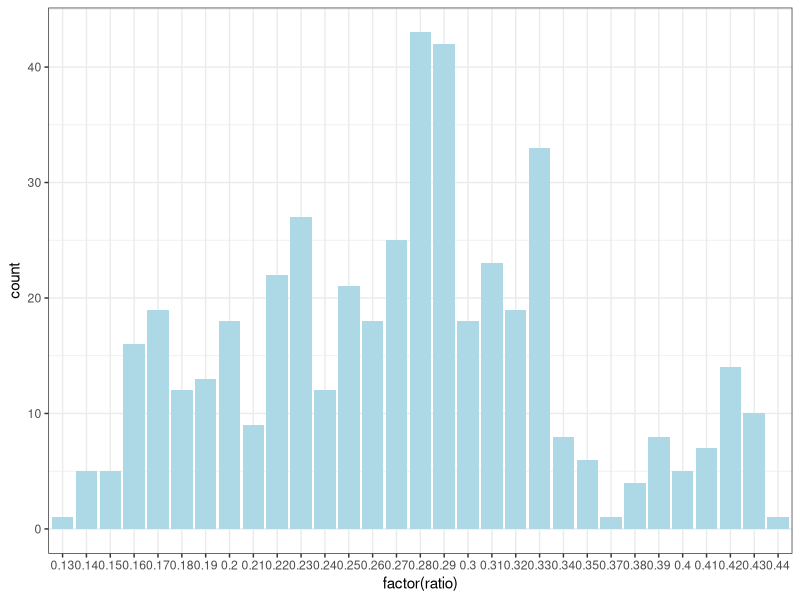
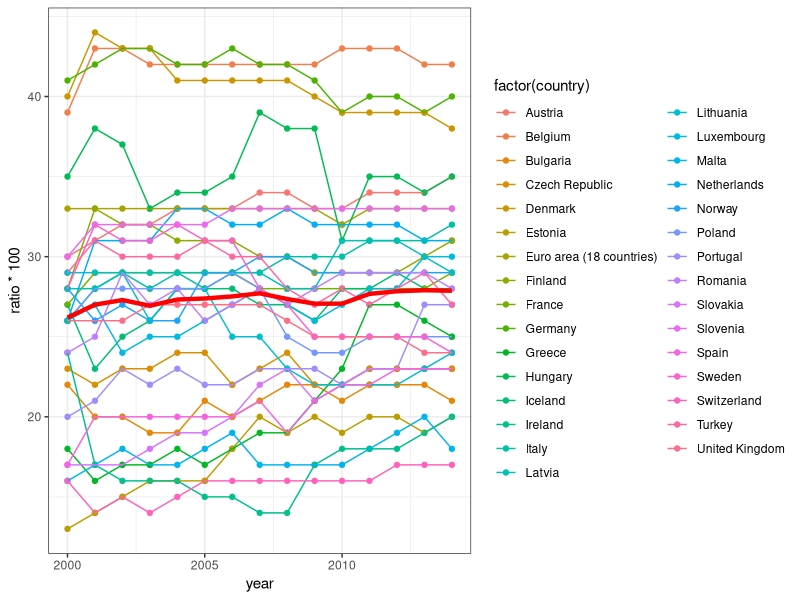
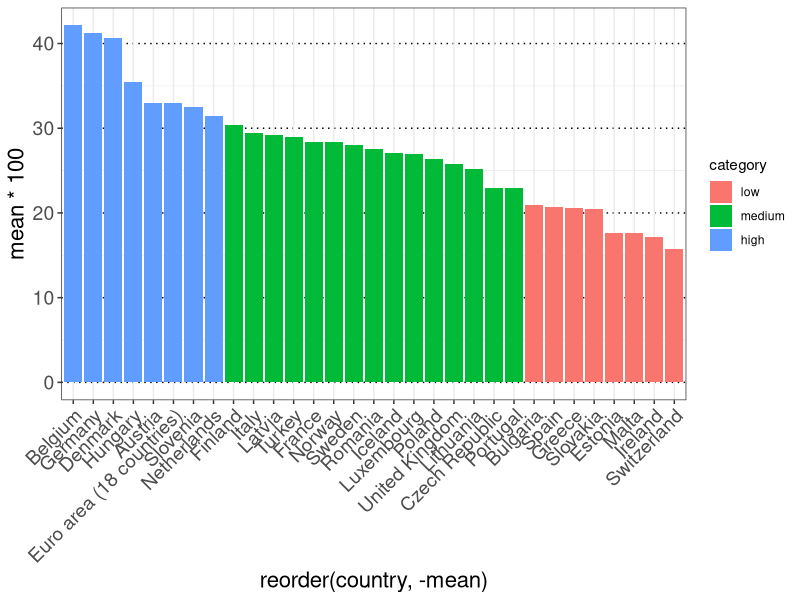
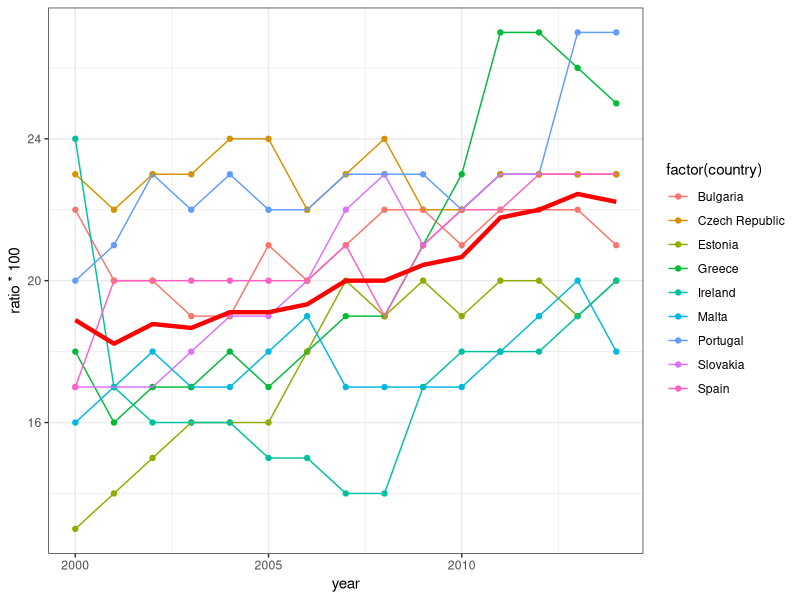
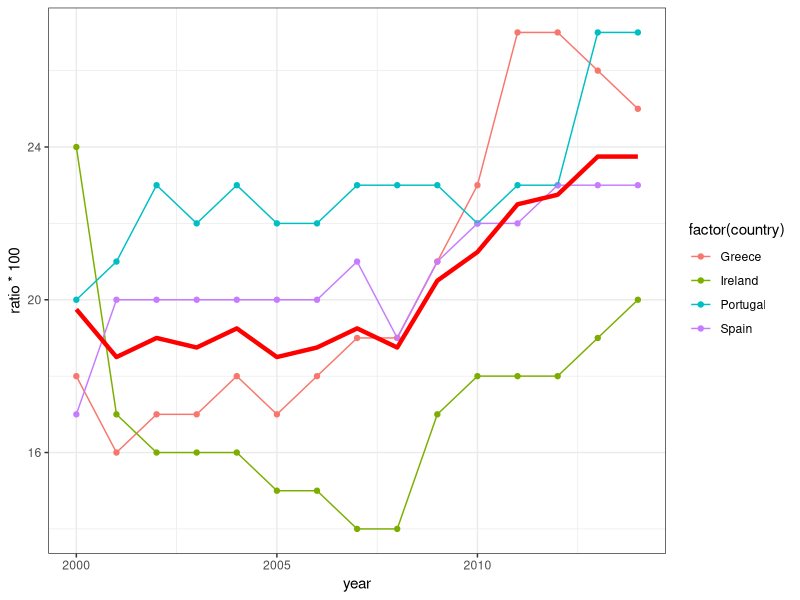
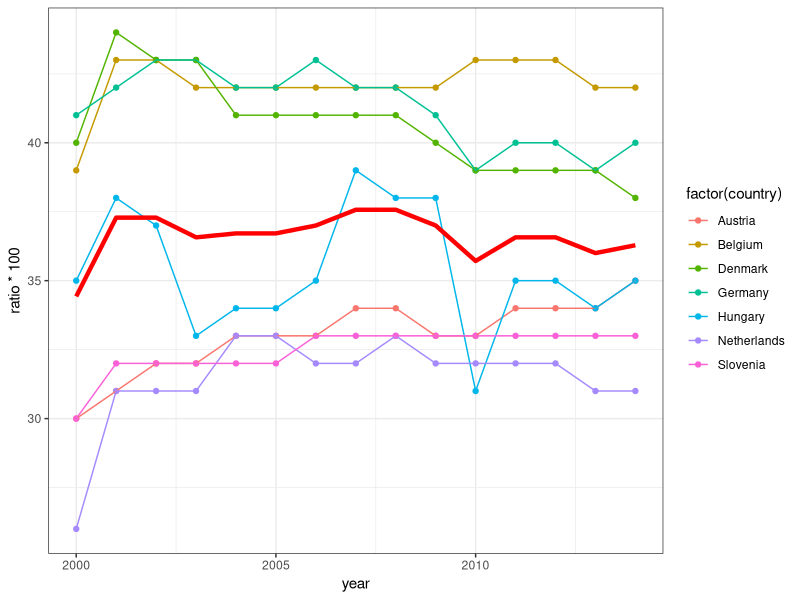
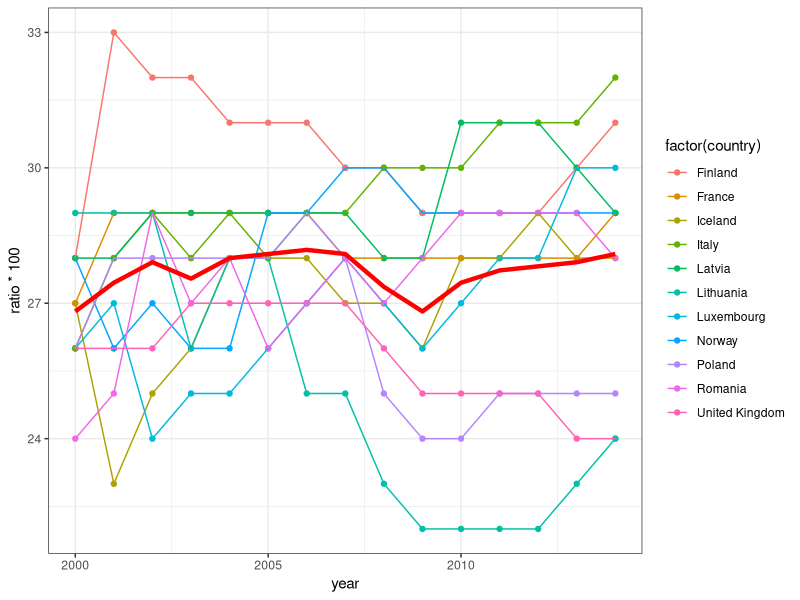

The R script that drew these images, in order:
# set working directory to the current location of this file
require(ggplot2)
library(dplyr)
library(reshape2)

# load the data
data = read.csv('../preprocessing/data/tax_ratio.csv', header=FALSE)
names(data) <- c("year","ratio","country", "country.code")

# distribution of tax rates
ggplot(data, aes(x=factor(ratio))) +
  geom_bar(fill="lightblue") +
  theme_bw()

# helper function to produce the average line
stat_sum_single <- function(fun, geom="point", ...) {
  stat_summary(fun.y=fun, colour="red", geom=geom, size = 1.5, ...)
}

data.by_country.average <- data %>%
  group_by(country) %>%
  summarise(mean = mean(ratio, na.rm = TRUE)) %>%
  arrange(desc(mean))

summary(data.by_country.average$mean)

# On average, tax rates are constant in the Eurozone since 2000, however, the financial crisis has some serious impact on countries.
ggplot(data, aes(x = year, y = ratio * 100)) +
  geom_point(aes(colour = factor(country))) +
  geom_line(aes(colour = country)) +
  stat_sum_single(mean, geom="line") +
  theme_bw()

# split the data using the 1q and 3q
data.by_country.average$category <- cut(data.by_country.average$mean,
  breaks=c(-Inf, 
           quantile(data.by_country.average$mean, 0.25), 
           quantile(data.by_country.average$mean, 0.75), 
           Inf),
  labels=c("low","medium","high"))

# Income tax rates vary hugely between countries and depend highly on other factors like earnings, martial status and so on.  Where in Europe do people pay the highest slice of their earnings to the tax man ?  According to the Eurostat organization, a single person on an average salary without children will have the highest income tax rate in Belgium - some 42.1% of his or her earnings.  Germany isn't too far behind at 41.3%.  Neighbording Danemark comes in third with 40.6 %

# observation : the country with the highest tax rate are located in the North-West part of the eurozone.
ggplot(data.by_country.average, aes(x=reorder(country, -mean), y = mean*100)) +
  geom_bar(stat="identity", aes(fill = category)) +
  theme_bw() +
  theme(
    panel.grid.major.y = element_line(colour = "black", linetype = 3, size = .5),
    panel.background = element_blank(),
    axis.title.x = element_text(size=16),
    axis.text.x = element_text(size=14, angle=45, hjust=1, vjust=1),
    axis.title.y = element_text(size=16, angle = 90),
    axis.text.y = element_text(size=14),
    strip.background = element_rect(color="white", fill="white"),
    strip.text = element_text(size=16),
    legend.position="right",
    legend.direction = "vertical"
  )

# on average, country where the tax rate is low are increasing their rate since 2000.
# Noticed how most of these country has increased the taxes around late 2009 where the the European debt crisis erupted ...
ggplot(subset(data, country.code %in% c('CZ', 'PT', 'BG', 'SK', 'ES', 'EE', 'EL', 'IE', 'MT')), aes(x = year, y = ratio * 100)) +
  geom_point(aes(colour = factor(country))) +
  geom_line(aes(colour = factor(country))) +
  stat_sum_single(mean, geom="line") +
  theme_bw()

# country with the lowest tax rate are those who were unable to repay or redinance their government debt or to bail out over-indebted banks under their national supervision without the assistance of third parties like the ECB (European Central Bank) ....

# The eurozone crisis resulted from a combination of complex factors, including the globalisation of finance; easy credit conditions during the 2002–2008 period that encouraged high-risk lending and borrowing practices;  We can argue that some countries where more or less impacted by the crisis ...

# During the course of 2010-12 it became evident that, out of the eighteen eurozone states, Greece, Ireland, Portugal, Spain facing persistent negative growth prospects and increasing government debt, would find it dificult or impossible to repay or refinance their government debt without the assistance of bailout support from the Troika.

# The transfers of bailout funds were performed in tranches over several years and were conditional on the governments simultaneously implementing a package of fiscal consolidation, structural reforms, privatization of public assets and setting up funds for further bank recapitalization and resolution.

# Except for Ireland, the countries helped with the bailout programme are located in the sought of the Eurozone.
ggplot(subset(data, country.code %in% c('IE', 'ES', 'PT', 'EL')), aes(x = year, y = ratio * 100)) +
  geom_point(aes(colour = factor(country))) +
  geom_line(aes(colour = country)) +
  stat_sum_single(mean, geom="line") +
  theme_bw()

# on average, country where the tax rate is high are keeping the rate constant since 2000
# Three countries are leading the top of the highest tax rate, Belgium, Germany and Danmark.
# These counries are those where the impact of the crisis was the least significant
ggplot(subset(data, country.code %in% c('BE', 'DE', 'DK', 'HU', 'AT', 'SI', 'NL')), aes(x = year, y = ratio * 100)) +
  geom_point(aes(colour = factor(country))) +
  geom_line(aes(colour = country)) +
  stat_sum_single(mean, geom="line") +
  theme_bw()

# In the middle of the class, three countries have substentially decreaded their tax rates  PL, UK, LT
# On the other hand, Italy has increased the taxes significantly since the financial crisis.
ggplot(subset(data, country.code %in% c('FI', 'IT', 'LV', 'NO', 'TK', 'FR', 'IS', 'RO', 'SW', 'LU', 'PL', 'UK', 'LT')), aes(x = year, y = ratio * 100)) +
  geom_point(aes(colour = factor(country))) +
  geom_line(aes(colour = country)) +
  stat_sum_single(mean, geom="line") +
  theme_bw()
